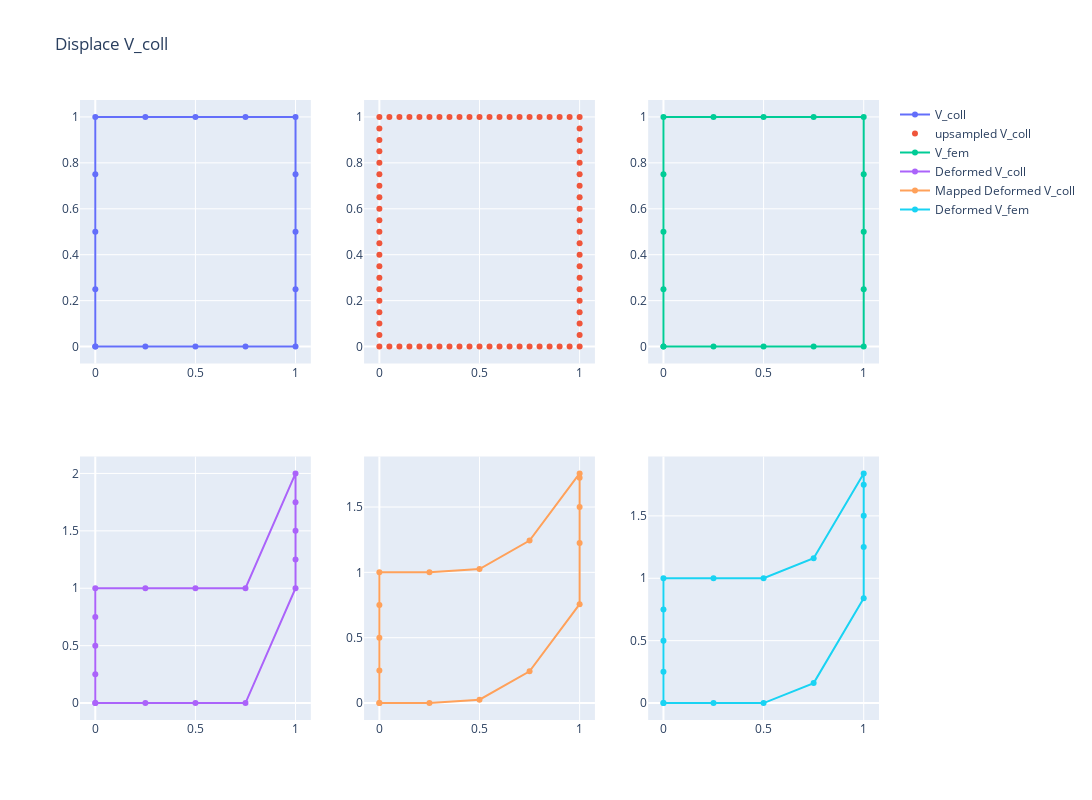

Write notebook code for a chart like this one.
### Code cell
X_coll = V_coll + U_coll
X_fem = V_fem + W_new.T @ U_coll
X_coll2 = V_coll + W_new @ (X_fem - V_fem)

fig = make_subplots(rows=2, cols=3)

fig.add_trace(go.Scatter(x=V_coll[coll_row_order, 0], y=V_coll[coll_row_order, 1], mode="markers+lines", name="V_coll"), row=1, col=1),
fig.add_trace(go.Scatter(x=V_coll_upsampled[:, 0], y=V_coll_upsampled[:, 1], mode="markers", name="upsampled V_coll"), row=1, col=2),
fig.add_trace(go.Scatter(x=V_fem[fem_row_order, 0], y=V_fem[fem_row_order, 1], mode="markers+lines", name="V_fem"), row=1, col=3),
fig.add_trace(go.Scatter(x=X_coll[coll_row_order, 0], y=X_coll[coll_row_order, 1], mode="markers+lines", name="Deformed V_coll"), row=2, col=1),
fig.add_trace(go.Scatter(x=X_coll2[coll_row_order, 0], y=X_coll2[coll_row_order, 1], mode="markers+lines", name="Mapped Deformed V_coll"), row=2, col=2),
fig.add_trace(go.Scatter(x=X_fem[fem_row_order, 0], y=X_fem[fem_row_order, 1], mode="markers+lines", name="Deformed V_fem"), row=2, col=3),

fig.update_layout(width=1200, height=800, title="Displace V_coll")

### Figure 1 — Plotly figure (JSON) as saved in the notebook; plotly's stock layout.template omitted (floating-point values rounded to 4 significant figures)
{"data": [{"mode": "markers+lines", "name": "V_coll", "type": "scatter", "x": [0, 0.25, 0.5, 0.75, 1, 1, 1, 1, 1, 0.75, 0.5, 0.25, 0, 0, 0, 0, 0], "xaxis": "x", "y": [0, 0, 0, 0, 0, 0.25, 0.5, 0.75, 1, 1, 1, 1, 1, 0.75, 0.5, 0.25, 0], "yaxis": "y"}, {"mode": "markers", "name": "upsampled V_coll", "type": "scatter", "x": [0, 1, 1, 0, 0.25, 0.5, 0.75, 1, 1, 1, 0.75, 0.5, 0.25, 0, 0, 0, 0.05, 0.1, 0.15, 0.2, 0.3, 0.35, 0.4, 0.45, 0.55, 0.6, 0.65, 0.7, 0.8, 0.85, 0.9, 0.95, 1, 1, 1, 1, 1, 1, 1, 1, 1, 1, 1, 1, 1, 1, 1, 1, 0.95, 0.9, 0.85, 0.8, 0.7, 0.65, 0.6, 0.55, 0.45, 0.4, 0.35, 0.3, 0.2, 0.15, 0.1, 0.05, 0, 0, 0, 0, 0, 0, 0, 0, 0, 0, 0, 0, 0, 0, 0, 0], "xaxis": "x2", "y": [0, 0, 1, 1, 0, 0, 0, 0.25, 0.5, 0.75, 1, 1, 1, 0.75, 0.5, 0.25, 0, 0, 0, 0, 0, 0, 0, 0, 0, 0, 0, 0, 0, 0, 0, 0, 0.05, 0.1, 0.15, 0.2, 0.3, 0.35, 0.4, 0.45, 0.55, 0.6, 0.65, 0.7, 0.8, 0.85, 0.9, 0.95, 1, 1, 1, 1, 1, 1, 1, 1, 1, 1, 1, 1, 1, 1, 1, 1, 0.95, 0.9, 0.85, 0.8, 0.7, 0.65, 0.6, 0.55, 0.45, 0.4, 0.35, 0.3, 0.2, 0.15, 0.1, 0.05], "yaxis": "y2"}, {"mode": "markers+lines", "name": "V_fem", "type": "scatter", "x": [0, 0.25, 0.5, 0.75, 1, 1, 1, 1, 1, 0.75, 0.5, 0.25, 0, 0, 0, 0, 0], "xaxis": "x3", "y": [0, 0, 0, 0, 0, 0.25, 0.5, 0.75, 1, 1, 1, 1, 1, 0.75, 0.5, 0.25, 0], "yaxis": "y3"}, {"mode": "markers+lines", "name": "Deformed V_coll", "type": "scatter", "x": [0, 0.25, 0.5, 0.75, 1, 1, 1, 1, 1, 0.75, 0.5, 0.25, 0, 0, 0, 0, 0], "xaxis": "x4", "y": [0, 0, 0, 0, 1, 1.25, 1.5, 1.75, 2, 1, 1, 1, 1, 0.75, 0.5, 0.25, 0], "yaxis": "y4"}, {"mode": "markers+lines", "name": "Mapped Deformed V_coll", "type": "scatter", "x": [0, 0.25, 0.5, 0.75, 1, 1, 1, 1, 1, 0.75, 0.5, 0.25, 0, 0, 0, 0, 0], "xaxis": "x5", "y": [0, 0, 0.0256, 0.2432, 0.7568, 1.224, 1.5, 1.724, 1.757, 1.243, 1.026, 1, 1, 0.75, 0.5, 0.25, 0], "yaxis": "y5"}, {"mode": "markers+lines", "name": "Deformed V_fem", "type": "scatter", "x": [0, 0.25, 0.5, 0.75, 1, 1, 1, 1, 1, 0.75, 0.5, 0.25, 0, 0, 0, 0, 0], "xaxis": "x6", "y": [0, 0, 0, 0.16, 0.84, 1.25, 1.5, 1.75, 1.84, 1.16, 1, 1, 1, 0.75, 0.5, 0.25, 0], "yaxis": "y6"}], "layout": {"height": 800, "title": {"text": "Displace V_coll"}, "width": 1200, "xaxis": {"anchor": "y", "domain": [0, 0.2889]}, "xaxis2": {"anchor": "y2", "domain": [0.3556, 0.6444]}, "xaxis3": {"anchor": "y3", "domain": [0.7111, 1]}, "xaxis4": {"anchor": "y4", "domain": [0, 0.2889]}, "xaxis5": {"anchor": "y5", "domain": [0.3556, 0.6444]}, "xaxis6": {"anchor": "y6", "domain": [0.7111, 1]}, "yaxis": {"anchor": "x", "domain": [0.575, 1]}, "yaxis2": {"anchor": "x2", "domain": [0.575, 1]}, "yaxis3": {"anchor": "x3", "domain": [0.575, 1]}, "yaxis4": {"anchor": "x4", "domain": [0, 0.425]}, "yaxis5": {"anchor": "x5", "domain": [0, 0.425]}, "yaxis6": {"anchor": "x6", "domain": [0, 0.425]}}}
